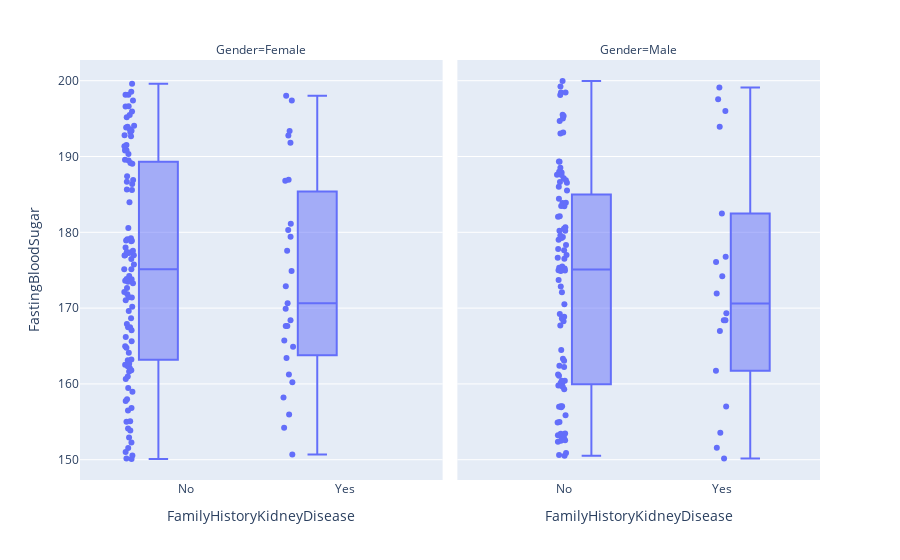

The notebook cell saved with this chart:
### Markdown cell above
Lastly, I will look at fasting blood sugar levels.

### Code cell
# Filter
df_filtered = df.query("Diagnosis==1")

# Map Gender values to text labels
df_filtered["Gender"] = df_filtered["Gender"].map({0: "Male", 1: "Female"})

# Create box plot
fig = px.box(df_filtered, x="FamilyHistoryKidneyDisease", y="FastingBloodSugar", points="all", facet_col="Gender")

# Change x-axis tick labels (example: rename categories)
fig.update_xaxes(
    ticktext=["No", "Yes"],  # new labels
    tickvals=df_filtered["FamilyHistoryKidneyDisease"].unique()  # original values
)
fig.show()

### Figure 1 — Plotly figure (JSON) as saved in the notebook; plotly's stock layout.template omitted (floating-point values rounded to 4 significant figures; data arrays with more than 128 entries replaced by an {"elided": "..."} marker saying what was removed)
{"data": [{"alignmentgroup": "True", "boxpoints": "all", "hovertemplate": "Gender=Female<br>FamilyHistoryKidneyDisease=%{x}<br>FastingBloodSugar=%{y}<extra></extra>", "legendgroup": "", "marker": {"color": "#636efa"}, "name": "", "notched": false, "offsetgroup": "", "orientation": "v", "showlegend": false, "type": "box", "x": {"elided": "131 int values"}, "x0": " ", "xaxis": "x", "y": {"elided": "131 float values"}, "y0": " ", "yaxis": "y"}, {"alignmentgroup": "True", "boxpoints": "all", "hovertemplate": "Gender=Male<br>FamilyHistoryKidneyDisease=%{x}<br>FastingBloodSugar=%{y}<extra></extra>", "legendgroup": "", "marker": {"color": "#636efa"}, "name": "", "notched": false, "offsetgroup": "", "orientation": "v", "showlegend": false, "type": "box", "x": [0, 0, 0, 1, 0, 0, 0, 0, 0, 0, 0, 0, 0, 0, 0, 0, 0, 0, 1, 0, 0, 0, 0, 0, 0, 0, 0, 0, 1, 1, 0, 1, 0, 0, 0, 0, 1, 0, 0, 0, 0, 0, 0, 0, 1, 1, 0, 0, 1, 0, 1, 0, 0, 0, 0, 1, 1, 0, 0, 0, 0, 0, 0, 0, 0, 1, 0, 0, 0, 0, 0, 0, 0, 0, 1, 0, 0, 0, 1, 0, 1, 0, 0, 0, 0, 1, 0, 0, 0, 0, 0, 0, 0, 1, 0, 0, 0, 0, 0, 0, 0, 0, 0, 0, 0, 0, 0, 0, 0, 0, 0, 0, 0, 0], "x0": " ", "xaxis": "x2", "y": [188.5, 160.4, 194.7, 153.6, 163.1, 153.0, 184.4, 182.1, 177.6, 153.4, 160.4, 175.5, 186.9, 159.8, 153.4, 178.3, 161.1, 176.7, 174.2, 175.0, 187.9, 159.8, 185.5, 182.0, 200.0, 152.5, 198.4, 157.0, 161.7, 151.6, 175.3, 167.0, 193.2, 157.0, 187.6, 162.4, 176.8, 168.9, 152.7, 154.9, 172.1, 179.3, 180.2, 175.0, 171.9, 150.2, 157.1, 170.5, 182.5, 198.1, 168.4, 153.2, 150.6, 198.4, 193.0, 193.9, 197.5, 159.6, 160.1, 167.7, 195.5, 179.4, 183.5, 189.3, 173.7, 157.0, 177.0, 179.0, 175.0, 195.0, 189.4, 150.9, 180.5, 169.2, 199.1, 195.3, 177.8, 168.3, 176.1, 174.9, 168.4, 156.9, 187.6, 180.2, 186.0, 196.0, 163.3, 175.2, 183.9, 160.1, 153.2, 162.2, 150.5, 169.3, 161.2, 159.3, 176.5, 152.6, 183.4, 164.5, 155.0, 183.9, 179.6, 180.7, 168.6, 186.5, 153.3, 155.9, 187.1, 186.6, 152.4, 199.2, 172.8, 188.0], "y0": " ", "yaxis": "y2"}], "layout": {"annotations": [{"font": {}, "showarrow": false, "text": "Gender=Female", "x": 0.245, "xanchor": "center", "xref": "paper", "y": 1, "yanchor": "bottom", "yref": "paper"}, {"font": {}, "showarrow": false, "text": "Gender=Male", "x": 0.755, "xanchor": "center", "xref": "paper", "y": 1, "yanchor": "bottom", "yref": "paper"}], "boxmode": "group", "legend": {"tracegroupgap": 0}, "margin": {"t": 60}, "xaxis": {"anchor": "y", "domain": [0, 0.49], "ticktext": ["No", "Yes"], "tickvals": [0, 1], "title": {"text": "FamilyHistoryKidneyDisease"}}, "xaxis2": {"anchor": "y2", "domain": [0.51, 1], "matches": "x", "ticktext": ["No", "Yes"], "tickvals": [0, 1], "title": {"text": "FamilyHistoryKidneyDisease"}}, "yaxis": {"anchor": "x", "domain": [0, 1], "title": {"text": "FastingBloodSugar"}}, "yaxis2": {"anchor": "x2", "domain": [0, 1], "matches": "y", "showticklabels": false}}}
